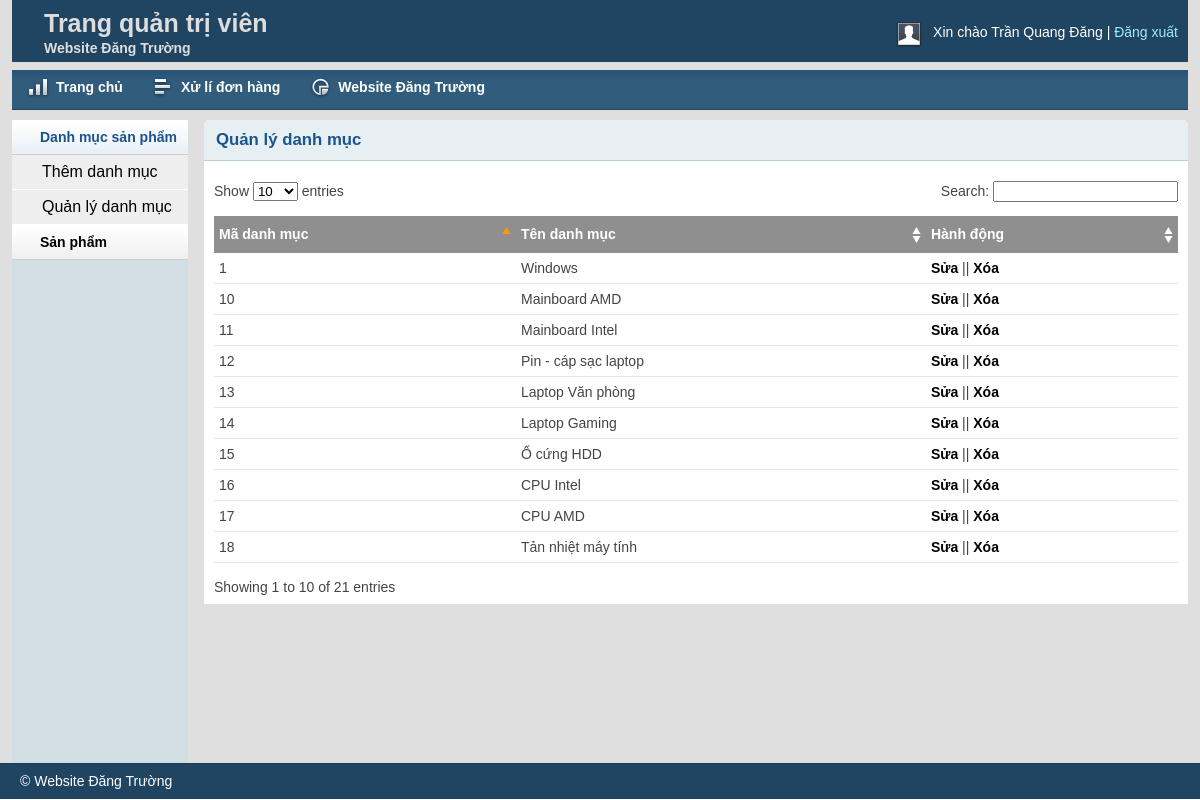
The app's page /Computers/admin/catlist.php (signed in), older data.
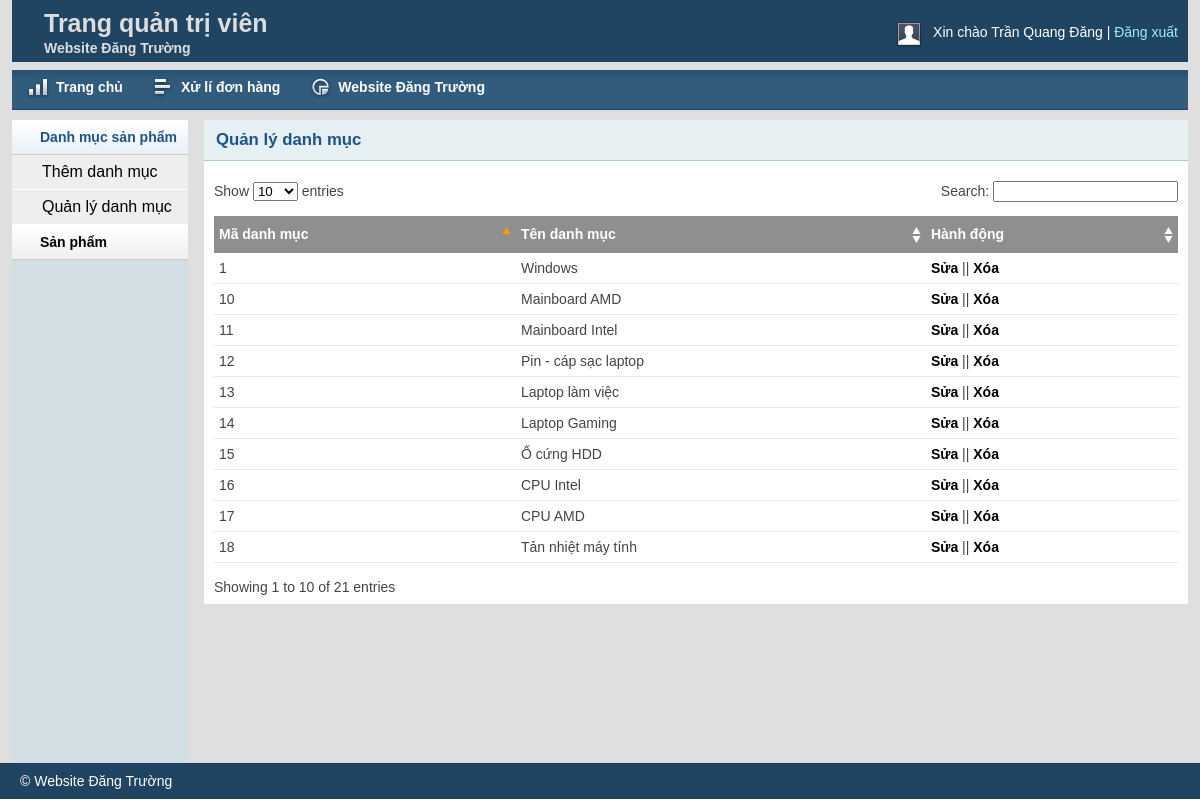
The same page, newer data.
### tables this page shows
create table tblProductCategory
(
	CategoryID char(5) primary key,
	CategoryName varchar(255) not null
);

### Computers/lib/Session.php (called while the page is built, shortened)
<?php
class Session
{
    public static function get($key)
    {
        if (isset($_SESSION[$key])) {
            return $_SESSION[$key];
        } else {
            return false;
        }
    }
}

### Computers/lib/Database.php (called while the page is built, shortened)
<?php
class Database
{
    public $host   = DB_HOST;
    public $user   = DB_USER;
    public $pass   = DB_PASS;
    public $dbname = DB_NAME;
    public $link;
    private function connectDB()
    {
        $this->link = new mysqli(
            $this->host,
            $this->user,
            $this->pass,
            $this->dbname
        );
    }
    public function select($query)
    {
        $result = $this->link->query($query) or
        die($this->link->error . __LINE__);
        if ($result->num_rows > 0) {
            return $result;
        } else {
            return false;
        }
    }
}

### Computers/classes/Category.php (called while the page is built, shortened)
<?php
$filepath = realpath(dirname(__FILE__));
include_once($filepath.'/../lib/Database.php');
 ?>
<?php
class Category
{
    private $database;
    public function __construct()
    {
        $this->database = new Database();
    }
    public function getAllCat()
    {
        $query = "SELECT * FROM tblProductCategory ORDER BY CategoryID DESC";
        $result = $this->database->select($query);
        return $result;
    }
}

### Computers/admin/catlist.php (the view, shortened to what this page needs)
<?php include 'inc/header.php';?>
<?php include 'inc/sidebar.php';?>
<?php include '../classes/Category.php'; ?>
<?php
$cat = new Category();
 ?>
        <div class="grid_10">
            <div class="box round first grid">
                <h2>Quản lý danh mục</h2>
                <div class="block">
                    <table class="data display datatable" id="example">
					<thead>
						<tr>
							<th>Mã danh mục</th>
							<th>Tên danh mục</th>
							<th>Hành động</th>
						</tr>
					</thead>
					<tbody>
						<?php
                        $getCat = $cat->getAllCat();
                        if ($getCat) {
                            $i=0;
                            while ($result = $getCat->fetch_assoc()) {
                                $i++; ?>
						<tr class="odd gradeX">
							<td><?php echo $i; ?></td>
							<td><?php echo $result['CategoryName']; ?></td>
							<td><a href="catedit.php?CategoryID=<?php echo $result['CategoryID']; ?>">Sửa</a> || <a onclick="return confirm('Are you sure to delete this?')" href="?delcat=<?php echo $result['CategoryID']; ?>">Xóa</a></td>
						</tr>
						<?php
                            }
                        } ?>
					</tbody>
				</table>
               </div>
            </div>
        </div>
<?php include 'inc/footer.php';?>

### Computers/admin/inc/header.php (shortened to what this page needs)
<?php
include '../lib/Session.php';
 ?>
<!DOCTYPE html>
<html>
<head>
    <link rel="stylesheet" type="text/css" href="css/reset.css" media="screen" />
    <link rel="stylesheet" type="text/css" href="css/text.css" media="screen" />
    <link rel="stylesheet" type="text/css" href="css/grid.css" media="screen" />
    <link rel="stylesheet" type="text/css" href="css/layout.css" media="screen" />
    <link rel="stylesheet" type="text/css" href="css/nav.css" media="screen" />
    <link href="css/table/demo_page.css" rel="stylesheet" type="text/css" />
</head>
<body>
    <div class="container_12">
        <div class="grid_12 header-repeat">
            <div id="branding">
                <div class="floatleft middle">
                    <h1>Trang quản trị viên</h1>
                    <p>Website Đăng Trường</p>
                </div>
                <div class="floatright">
                    <div class="floatleft">
                        <img src="img/img-profile.jpg" alt="Profile Pic" /></div>
                    <div class="floatleft marginleft10">
                        <ul class="inline-ul floatleft">
                            <li>Xin chào <?php echo Session::get('adminName'); ?></li>
                            <li><a href="?action=logout">Đăng xuất</a></li>
                        </ul>
                    </div>
                </div>
            </div>
        </div>
        <div class="grid_12">
            <ul class="nav main">
                <li class="ic-dashboard"><a href="dashboard.php"><span>Trang chủ</span></a> </li>
                <li class="ic-grid-tables"><a href="inbox.php"><span>Xử lí đơn hàng</span></a></li>
                <li class="ic-charts"><a href="#"><span>Website Đăng Trường</span></a></li>
            </ul>
        </div>

### Computers/admin/inc/sidebar.php (shortened to what this page needs)
<div class="grid_2">
    <div class="box sidemenu">
        <div class="block" id="section-menu">
            <ul class="section menu">
                <li><a class="menuitem">Danh mục sản phẩm</a>
                    <ul class="submenu">
                        <li><a href="catadd.php">Thêm danh mục</a> </li>
                        <li><a href="catlist.php">Quản lý danh mục</a> </li>
                    </ul>
                </li>
                <li><a class="menuitem">Sản phẩm</a>
                </li>
            </ul>
        </div>
    </div>
</div>

### Computers/admin/inc/footer.php (shortened to what this page needs)
    </div>
    <div id="site_info">
        <p>
         &copy; Website Đăng Trường</a>
        </p>
    </div>
</body>
</html>

### Computers/admin/css/layout.css (style rules this page uses)
body { background: #fff none repeat scroll 0 0; color: #444; font-size: 14px; padding: 0; }
.floatleft { float:left; }
.middle { margin-left: 22px; margin-top: -14px; }
.middle h1 { color:#ddd;margin:0 }
.middle p { color: #ddd; margin: 0; font-weight: bold; }
.floatright { float:right; }
.inline-ul li { display:inline; color:#fff; }
.marginleft10 { margin-left:10px; }
a { color: #000; font-weight:bold; text-decoration: none; }
.container_12, .container_16 { background:#dfdfdf; }
h1, h2, h3, h4, h5, h6 { line-height:1.2em; margin-bottom:.3em; }
h2 { margin-top:1em; }
#branding { font-weight: normal; margin-bottom: 0; padding: 22px 10px 3px; text-align: left; }
.header-repeat { background:url(../img/header-repeat.jpg) repeat-x; }
#branding a { color:#A1EAFF; font-weight:normal; }
#branding a:before { content:" | "; color:#fff; }
#branding ul, #branding ul li { margin:0px; padding:0px; }
#branding li { padding:0px 0px 0px 0px !important; }
.box { background:#fff; margin-bottom:20px; padding:10px 10px 10px 10px; margin-left:-8px; }
.box.grid { padding-bottom:40px; }
.box.round { -moz-border-radius: 5px 5px 0px 0px; -webkit-border-radius: 5px 5px 0px 0px; border-radius: 5px 5px 0px 0px; }
.box h2 { font-size:1.2em; font-weight:bold; color:#1B548D; background:#E6F0F3; margin:-10px -10px 0 -10px; padding:10px 12px; border-bottom:1px solid #B3CBD6; -moz-border-radius: 5px 5px 0px 0px; -webkit-border-radius: 5px 5px 0px 0px; border-radius: 5px 5px 0px 0px; }
.box.first { min-height: 406px; }
.block { padding-top:20px; }
.box.sidemenu { background-color:#D1DEE4; padding:0px; margin:0px; cursor:pointer; }
.box.sidemenu .block { padding-top:0px; margin-top:0px; }
p { margin-bottom:1em; }
ul, ol { padding-top:0; }
ul.menu { list-style:none; border-top:1px solid #bbb; }
ul.menu li { margin:0; }
ul.menu li a { display:block; padding:4px 10px; border-bottom:1px solid #ccc; }
ul.menu ul { list-style:none; margin:0; }
ul.menu ul li a { padding-left:30px; }
ul.section { border-top:0; margin-bottom:0; }
ul.section li a { background:url(../img/sidemenu-repeat.jpg) repeat-x; line-height:26px; padding-left:28px; }
ul.section li li a { background:#ddd; border-bottom:1px solid #eee; }
ul.section ul li { text-transform:none; }
ul.section ul.current li a { background: #eee none repeat scroll 0 0; border-bottom: 1px solid #fff; font-size: 16px; font-weight: normal; }
ul.section li a.current { color:#1B548D; background:url(../img/sidemenu-repeat-hover.jpg) repeat-x; }
#site_info { color:#fff; background:#204562; border-top:1px solid #1d3b53; padding-left:20px; }
#site_info p { line-height:35px; margin-bottom:0px; }
.block { padding-bottom:1px; }
table.display { margin: 0 auto; clear: both; width: 100%; }
.sorting_asc { background: #8f8f8f url(../img/table/sort_asc.png) no-repeat center right; padding:8px 5px; text-align:left; color:#fff; }
.sorting { background:#8f8f8f url(../img/table/sort_both.png) no-repeat center right; padding:8px 5px; text-align:left; color:#fff; }
tr.odd { height: 30px; line-height: 30px; border-bottom:1px solid #e6e6e6; }
tr.even { height: 30px; line-height: 30px; border-bottom:1px solid #e6e6e6; }
tr.odd td, tr.even td { padding-left:5px; }

Row changes from the older to the newer data that the page shows:
changed tblproductcategory: CategoryName "Laptop Văn phòng" → "Laptop làm việc"
